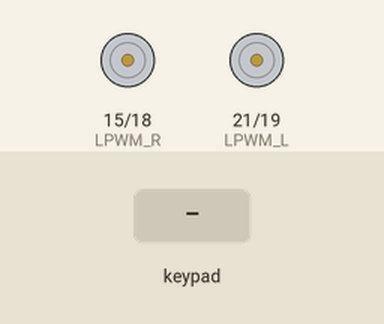
The sketch below on a simulated ESP32. Shown: motor-driver pin pairs drawn as motors (green arrow = first pin HIGH = forward, orange = second pin HIGH = backward, longer = more drive). The test bench sets the inputs (shaded band). Nothing arrives over Bluetooth unless stated; what the sketch prints to the serial monitor is not drawn.

Above: at 1.2 s.
1.3 s: key 'U' pressed
At 1.53 s:
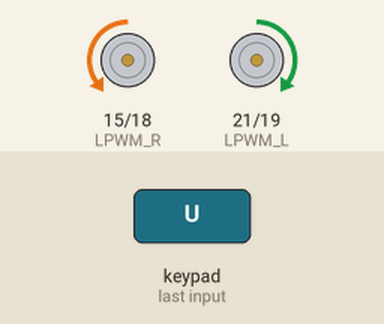
3.2 s: key 'D' pressed
At 3.43 s:
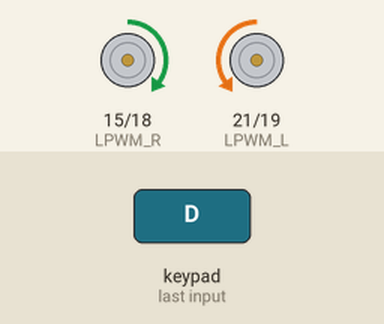
5.1 s: key 'L' pressed
At 5.34 s:
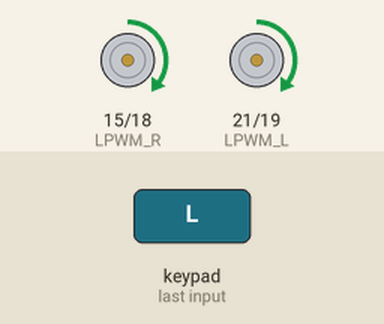
7.0 s: key 'R' pressed
At 7.24 s:
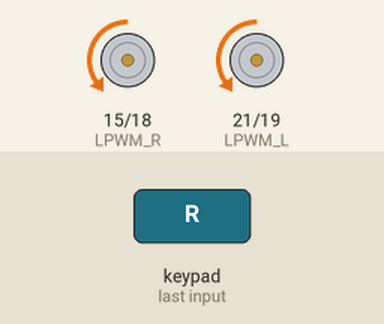
Timing chart, 0 to 9.9 s (numbered marks = the images above; inputs shaded):
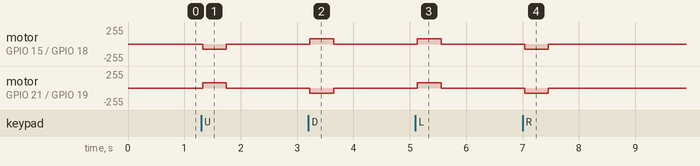

The sketch:

final-esp32-ps4.ino
```cpp
#include <PS4Controller.h>

// --- Moteurs BTS7960 ---
// Moteur Droit
#define RPWM_R 18
#define LPWM_R 15

// Moteur Gauche
#define RPWM_L 19
#define LPWM_L 21

int v = 0;              // vitesse dynamique (0–255)
int maxSpeed = 255;     // vitesse max
int dpadSpeed = 80;    // vitesse utilisée avec le D-pad

// --- Mouvements simples ---
void gauche(){
  analogWrite(RPWM_R, v); analogWrite(LPWM_R, 0);
  analogWrite(RPWM_L, v); analogWrite(LPWM_L, 0);
}
void droite(){
  analogWrite(RPWM_R, 0); analogWrite(LPWM_R, v);
  analogWrite(RPWM_L, 0); analogWrite(LPWM_L, v);
}
void arriere(){
  analogWrite(RPWM_R, v); analogWrite(LPWM_R, 0);
  analogWrite(RPWM_L, 0); analogWrite(LPWM_L, v);
}
void avant(){
  analogWrite(RPWM_R, 0); analogWrite(LPWM_R, v);
  analogWrite(RPWM_L, v); analogWrite(LPWM_L, 0);
}
void stope(){
  analogWrite(RPWM_R, 0); analogWrite(LPWM_R, 0);
  analogWrite(RPWM_L, 0); analogWrite(LPWM_L, 0);
}

// --- Mouvements combinés ---
void avantGauche(){
  analogWrite(RPWM_R, v); analogWrite(LPWM_R, 0);
  analogWrite(RPWM_L, 0); analogWrite(LPWM_L, v / 2);
}
void avantDroite(){
  analogWrite(RPWM_R, v / 2); analogWrite(LPWM_R, 0);
  analogWrite(RPWM_L, 0); analogWrite(LPWM_L, v);
}
void arriereGauche(){
  analogWrite(RPWM_R, 0); analogWrite(LPWM_R, v);
  analogWrite(RPWM_L, v / 2); analogWrite(LPWM_L, 0);
}
void arriereDroite(){
  analogWrite(RPWM_R, 0); analogWrite(LPWM_R, v / 2);
  analogWrite(RPWM_L, v); analogWrite(LPWM_L, 0);
}

void setup() {
  Serial.begin(115200);

  pinMode(RPWM_R, OUTPUT);
  pinMode(LPWM_R, OUTPUT);
  pinMode(RPWM_L, OUTPUT);
  pinMode(LPWM_L, OUTPUT);

  PS4.begin("30:d5:3e:17:be:e6");
  Serial.println("Ready.");
}

void loop() {
  int ly = PS4.data.analog.stick.ly;       // joystick vertical
  int rx = -PS4.data.analog.stick.rx;      // joystick horizontal (inversé)

  // Dead zone
  if (abs(ly) < 10) ly = 0;
  if (abs(rx) < 10) rx = 0;

  bool up    = PS4.data.button.down;
  bool down  = PS4.data.button.up;
  bool left  = PS4.data.button.right;
  bool right = PS4.data.button.left;

  // 🔥 Calcul vitesse analogique
  int intensity = max(abs(ly), abs(rx));
  v = map(intensity, 0, 127, 0, maxSpeed);
  v = constrain(v, 0, maxSpeed);

  // 🔹 Si D-pad utilisé → vitesse fixe
  if (up || down || left || right) {
    v = dpadSpeed;
  }

  // --- Cas combinés ---
  if ((ly < -20 && rx < -20) || (up && left)) avantGauche();
  else if ((ly < -20 && rx > 20) || (up && right)) avantDroite();
  else if ((ly > 20 && rx < -20) || (down && left)) arriereGauche();
  else if ((ly > 20 && rx > 20) || (down && right)) arriereDroite();

  // --- Cas simples ---
  else if (ly < -20 || up) avant();
  else if (ly > 20 || down) arriere();
  else if (rx < -20 || left) gauche();
  else if (rx > 20 || right) droite();
  else stope();

  // --- LIMITES DE VITESSE ---
  if (PS4.data.button.triangle) maxSpeed = 255;
  if (PS4.data.button.r1)       maxSpeed = 200;
  if (PS4.data.button.cross)    maxSpeed = 120;
  if (PS4.data.button.l1)       maxSpeed = 80;

  delay(20);
}
```

Measured:
- after the input at 1.3 s, motor on GPIO 15 (LPWM_R) / GPIO 18 (RPWM_R): stopped → backward 80/255 at once, → stopped 0.42 s later; motor on GPIO 21 (LPWM_L) / GPIO 19 (RPWM_L): stopped → forward 80/255 at once, → stopped 0.42 s later
- after the input at 3.2 s, motor on GPIO 15 (LPWM_R) / GPIO 18 (RPWM_R): stopped → forward 80/255 at once, → stopped 0.42 s later; motor on GPIO 21 (LPWM_L) / GPIO 19 (RPWM_L): stopped → backward 80/255 at once, → stopped 0.42 s later
- after the input at 5.1 s, motor on GPIO 15 (LPWM_R) / GPIO 18 (RPWM_R), motor on GPIO 21 (LPWM_L) / GPIO 19 (RPWM_L): stopped → forward 80/255 at once, → stopped 0.42 s later
- after the input at 7.0 s, motor on GPIO 15 (LPWM_R) / GPIO 18 (RPWM_R), motor on GPIO 21 (LPWM_L) / GPIO 19 (RPWM_L): stopped → backward 80/255 at once, → stopped 0.42 s later
